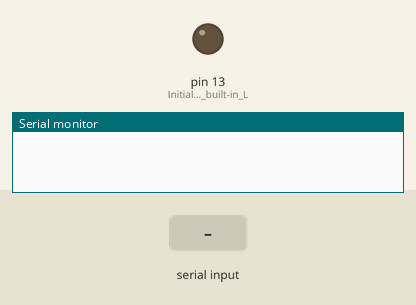
Bench run of a sketch on a simulated Arduino Uno, built with avr-gcc and run on an emulated ATmega328P. Shown: output pins drawn as LEDs (lit = HIGH), the last lines printed to the serial monitor. The inputs (shaded band) are chosen by the test bench.

Above: at 1.2 s.
1.3 s: "1" received over Serial
At 2.5 s:
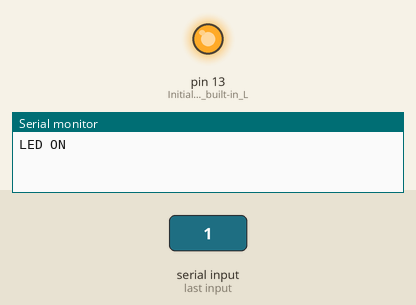
2.8 s: "0" received over Serial
At 3.8 s:
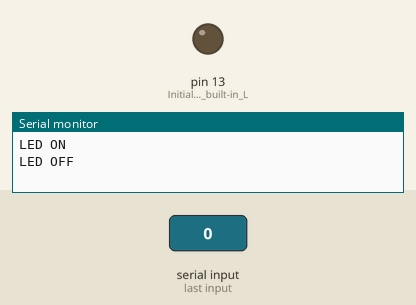
Timing chart, 0 to 5.8 s (numbered marks = the images above; inputs shaded):
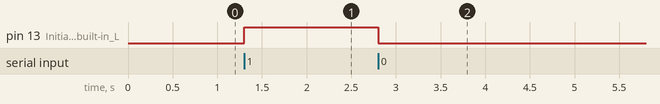

Measured:
- after the input at 1.3 s, pin 13 (Initialize_the_built-in_L): LOW → HIGH at once
- after the input at 2.8 s, pin 13 (Initialize_the_built-in_L): HIGH → LOW at once

The sketch:

receive_blink_state.ino
```cpp
void setup() {
  pinMode(LED_BUILTIN, OUTPUT);  // Initialize the built-in LED
  Serial.begin(9600);           // Start serial communication at 9600 baud
}

void loop() {
  if (Serial.available() > 0) {
    char blinkSignal = Serial.read();  // Read the incoming signal (as a char)

    // Check if the received signal is '1' or '0'
    if (blinkSignal == '1') {
      digitalWrite(LED_BUILTIN, HIGH);  // Turn the LED on
      Serial.println("LED ON");
    } else if (blinkSignal == '0') {
      digitalWrite(LED_BUILTIN, LOW);   // Turn the LED off
      Serial.println("LED OFF");
    }
  }
}
```
